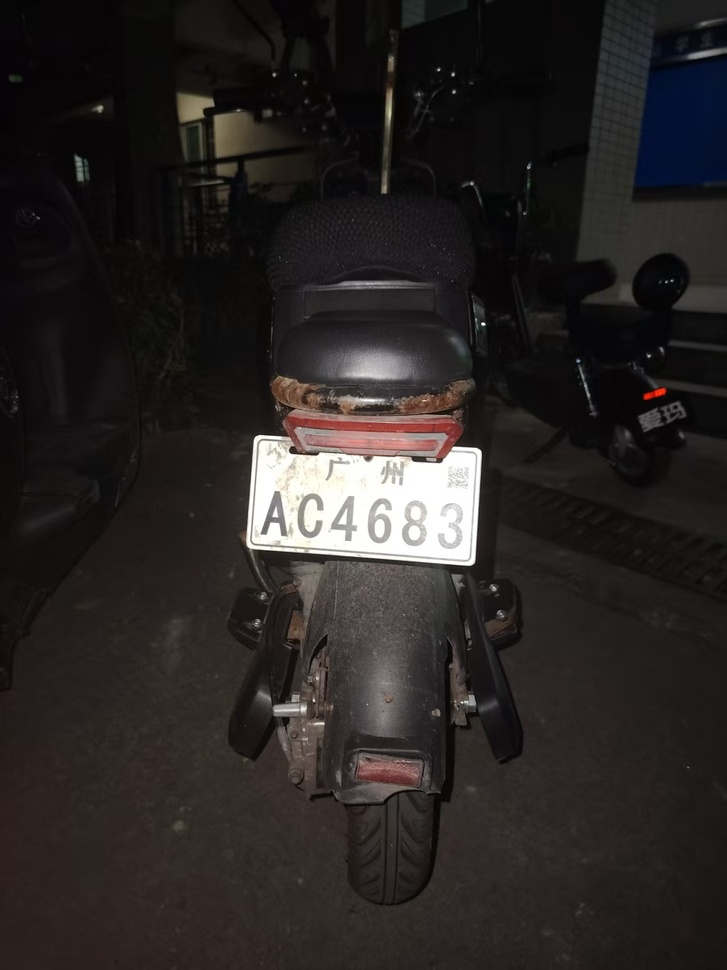
#> input picture car1.jpg, 727 x 970 px, shrunk from 1279 x 1706 before the run
$ python y-test-hough.py
#> lines starting #> are read from the running program, lines starting #| are printed output that depends on the picture; after the words box and inside, x2 and y2 are one past the last pixel; in counts of white or black regions, pixels touching at a corner belong together
#> the answer given: car1.jpg
import cv2
import numpy as np
import math
import os
import tkinter as tk
from tkinter import filedialog, messagebox
from matplotlib import pyplot as plt
import matplotlib

# 解决Windows中文乱码问题
matplotlib.rcParams['font.sans-serif'] = ['SimHei', 'Microsoft YaHei', 'DejaVu Sans']
matplotlib.rcParams['axes.unicode_minus'] = False

def process_license_plate(image_path):
    """
    处理车牌图片：矫正倾斜 + 提取车牌区域
    """
#> called with image_path = 'car1.jpg'
    # 1. 读取图片
    img = cv2.imread(image_path)
#> img is the input picture: shape (970, 727, 3); mean B, G, R 35.7, 37, 41
    if img is None:
        raise ValueError("无法读取图片")

    original = img.copy()
    height, width = img.shape[:2]
#> height = 970; width = 727

    # 2. 预处理
    gray = cv2.cvtColor(img, cv2.COLOR_BGR2GRAY)

    # 增强对比度
    clahe = cv2.createCLAHE(clipLimit=2.0, tileGridSize=(8,8))
    gray = clahe.apply(gray)
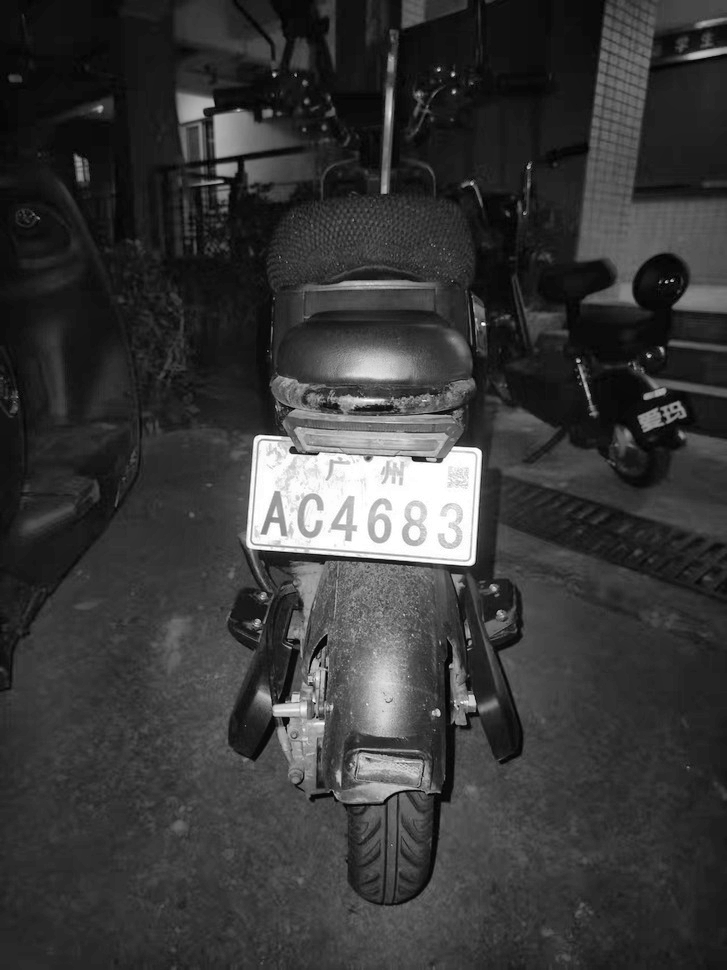
#> gray: shape (970, 727); min 1, max 255, mean 56.4

    # 高斯模糊减少噪声
    blurred = cv2.GaussianBlur(gray, (5, 5), 0)

    # 边缘检测
    edges = cv2.Canny(blurred, 50, 150, apertureSize=3)
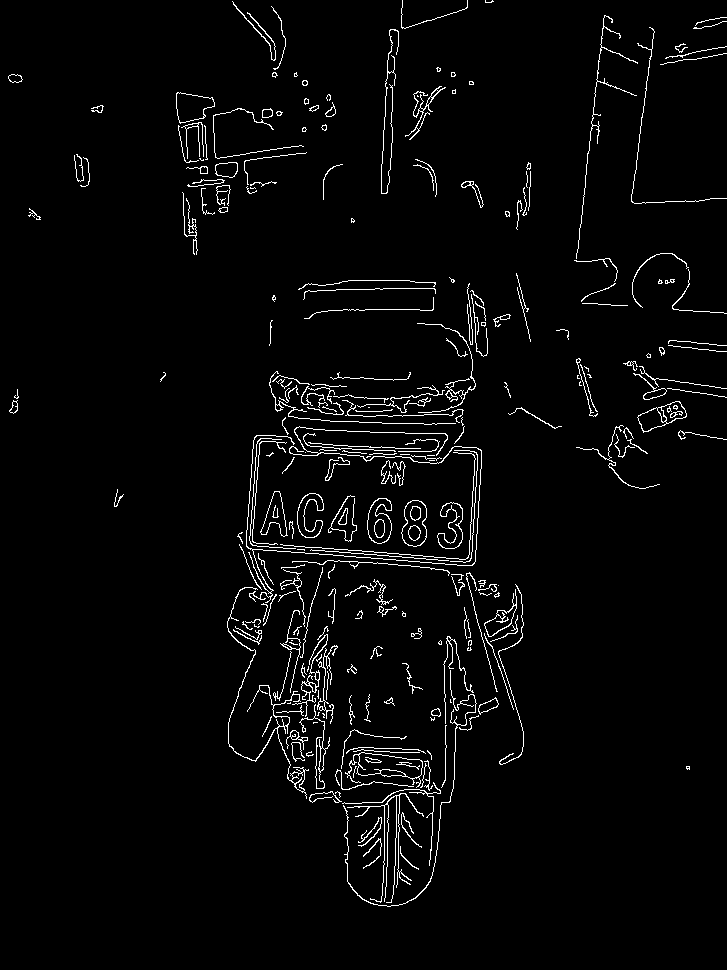
#> edges: shape (970, 727); 2.9% white in thin lines or dots

    # 3. 使用霍夫变换检测直线
    lines = cv2.HoughLinesP(edges, 1, np.pi/180, threshold=100,
                           minLineLength=50, maxLineGap=10)
#> lines = 37 rows, first 6: [381, 183, 387, 60], [467, 581, 476, 447], [311, 656, 324, 725], [475, 561, 481, 450], [416, 566, 420, 501], [242, 542, 433, 556]

    # 4. 分析直线角度
    angles = []
    if lines is not None:
        for line in lines:
            x1, y1, x2, y2 = line[0]
            angle = np.degrees(np.arctan2(y2 - y1, x2 - x1))

            if abs(angle) < 80 or abs(angle) > 100:
                angles.append(angle)
#> this loop made 37 passes
#> (x1, y1, x2, y2, angle) on passes 1 to 12: (381, 183, 387, 60, -87.21), (467, 581, 476, 447, -86.16), (311, 656, 324, 725, 79.33), (475, 561, 481, 450, -86.91), (416, 566, 420, 501, -86.48), (242, 542, 433, 556, 4.19), (261, 753, 293, 691, -62.7), (239, 545, 448, 560, 4.11), (636, 160, 654, 31, -82.06), (241, 548, 407, 560, 4.13), (325, 430, 428, 433, 1.67), (470, 575, 476, 471, -86.7)
#> after the loop, angles = [79.33, 4.19, -62.7, 4.11, 4.13, 1.67, -0.666, 75.26, -70.17, 1.83, 1.79, 74.58, 3.01, 73.04]

    # 5. 计算旋转角度
    if len(angles) > 0:
        angles = np.array(angles)
        rotation_angle = np.median(angles)
#> rotation_angle = 3.56

        if rotation_angle > 45:
            rotation_angle -= 90
        elif rotation_angle < -45:
            rotation_angle += 90
    else:
        rotation_angle = 0

    # 6. 旋转矫正
    if abs(rotation_angle) > 0.5:
        center = (width // 2, height // 2)
#> center = (363, 485)
        rotation_matrix = cv2.getRotationMatrix2D(center, rotation_angle, 1.0)
#> rotation_matrix = [[0.998, 0.0621, -29.41], [-0.0621, 0.998, 23.47]]
        cos = np.abs(rotation_matrix[0, 0])
#> cos = 0.998
        sin = np.abs(rotation_matrix[0, 1])
#> sin = 0.0621

        new_width = int((height * sin) + (width * cos))
#> new_width = 785
        new_height = int((height * cos) + (width * sin))
#> new_height = 1013

        rotation_matrix[0, 2] += (new_width / 2) - center[0]
        rotation_matrix[1, 2] += (new_height / 2) - center[1]

        corrected_img = cv2.warpAffine(img, rotation_matrix, (new_width, new_height),
                                       borderMode=cv2.BORDER_CONSTANT,
                                       borderValue=(0, 0, 0))
    else:
        corrected_img = img.copy()

    # 7. 检测并精确提取车牌区域
    plate_only = extract_plate_region(corrected_img)

    return original, corrected_img, plate_only, rotation_angle

def extract_plate_region(corrected_img):
    """
    精确提取车牌区域，去除背景
    """
    # 转换为HSV颜色空间，更好地分离颜色
    hsv = cv2.cvtColor(corrected_img, cv2.COLOR_BGR2HSV)
#> hsv: shape (1013, 785, 3); mean H, S, V 40.7, 43.8, 37.1

    # 定义蓝色车牌的HSV范围（中国车牌常见颜色）
    lower_blue = np.array([100, 50, 50])
    upper_blue = np.array([130, 255, 255])

    # 定义黄色车牌的HSV范围
    lower_yellow = np.array([20, 100, 100])
    upper_yellow = np.array([30, 255, 255])

    # 定义绿色车牌的HSV范围
    lower_green = np.array([40, 50, 50])
    upper_green = np.array([80, 255, 255])

    # 定义白色车牌的HSV范围
    lower_white = np.array([0, 0, 200])
    upper_white = np.array([180, 50, 255])

    # 尝试检测不同颜色的车牌
    masks = []
    for lower, upper in [(lower_blue, upper_blue), (lower_yellow, upper_yellow), (lower_green, upper_green), (lower_white, upper_white)]:
        mask = cv2.inRange(hsv, lower, upper)
        masks.append(mask)
#> after the loop, masks = 4 items

    # 合并所有颜色掩码
    color_mask = cv2.bitwise_or(masks[0], masks[1])
#> color_mask: shape (1013, 785); 0.48% white; 29 white regions (25 under 20 px), largest, box (x1, y1, x2, y2) and area: (651, 81, 724, 171) 3146, (648, 173, 719, 188) 379, (643, 74, 651, 93) 85, (640, 62, 652, 73) 75
    color_mask = cv2.bitwise_or(color_mask, masks[2])
    color_mask = cv2.bitwise_or(color_mask, masks[3])
#> color_mask: shape (1013, 785); 3% white; 61 white regions (49 under 20 px), largest, box (x1, y1, x2, y2) and area: (285, 463, 509, 580) 19208, (651, 81, 724, 171) 3146, (280, 463, 339, 577) 621

    # 形态学操作
    kernel = cv2.getStructuringElement(cv2.MORPH_RECT, (3, 3))
    color_mask = cv2.morphologyEx(color_mask, cv2.MORPH_CLOSE, kernel, iterations=2)
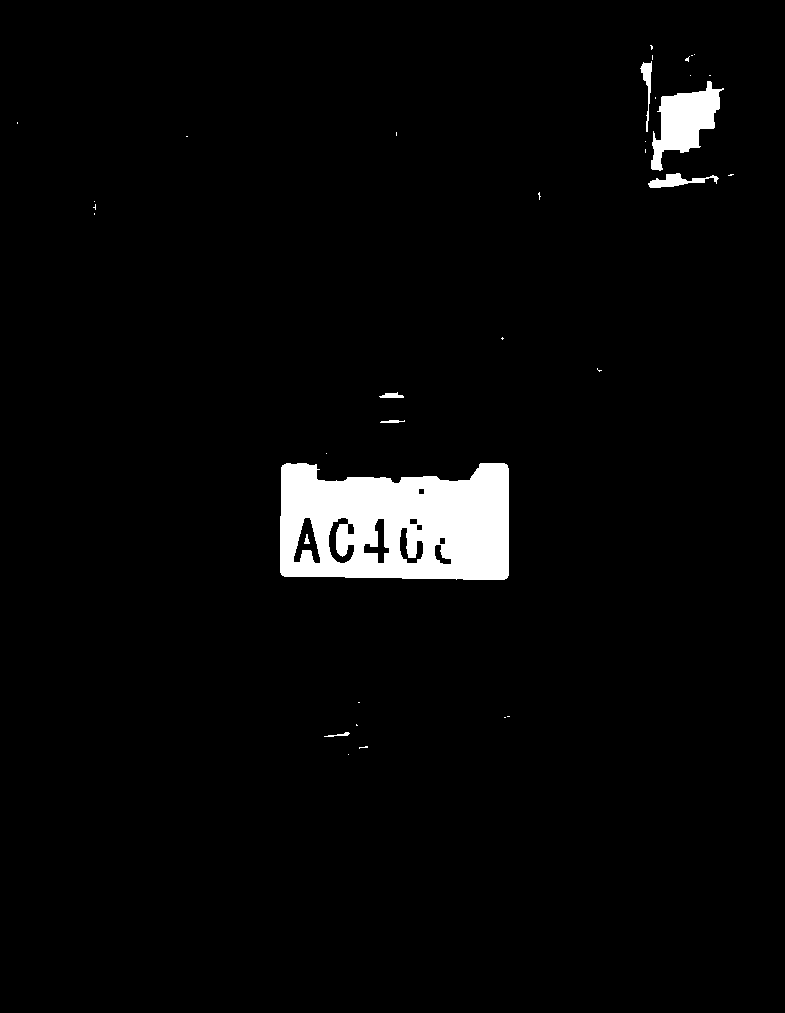
#> color_mask: shape (1013, 785); 3.3% white; 35 white regions (27 under 20 px), largest, box (x1, y1, x2, y2) and area: (280, 463, 509, 580) 21733, (651, 81, 724, 171) 3211, (648, 173, 719, 188) 473
    color_mask = cv2.morphologyEx(color_mask, cv2.MORPH_OPEN, kernel, iterations=1)
#> color_mask: shape (1013, 785); 3.2% white; 11 white regions (2 under 20 px), largest, box (x1, y1, x2, y2) and area: (280, 463, 509, 580) 21722, (651, 81, 720, 170) 3182, (649, 173, 688, 188) 354

    # 使用边缘检测作为备用方案
    gray = cv2.cvtColor(corrected_img, cv2.COLOR_BGR2GRAY)
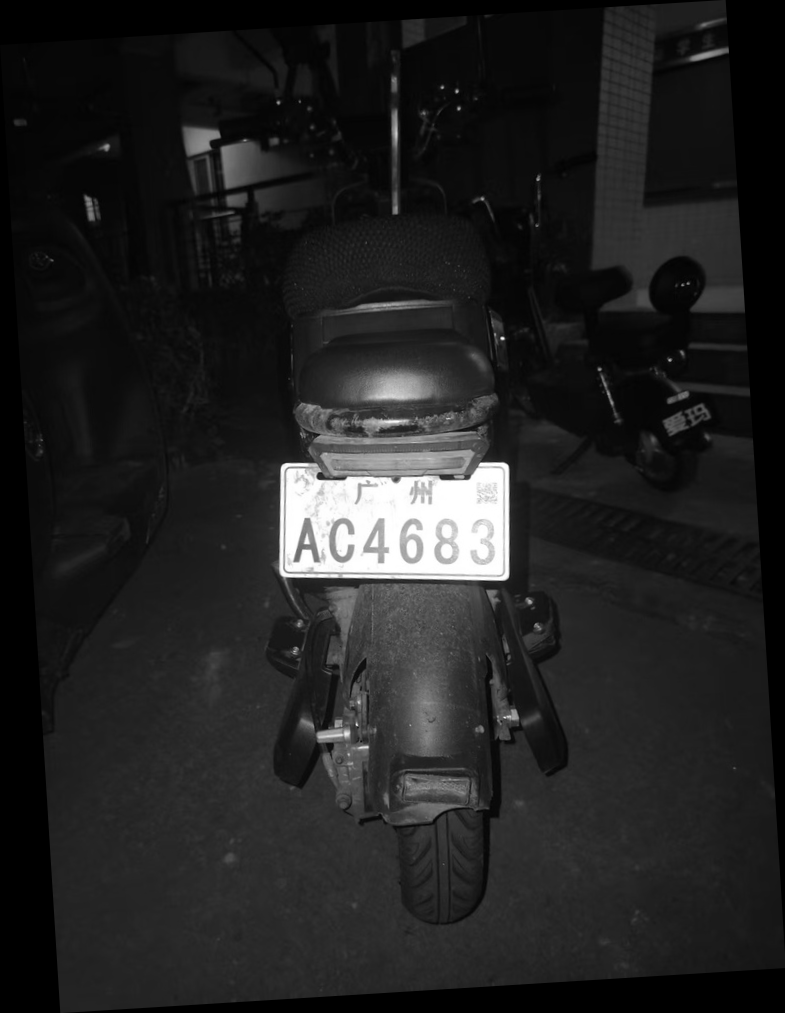
#> gray: shape (1013, 785); min 0, max 255, mean 33.8
    edges = cv2.Canny(gray, 50, 150)
#> edges: shape (1013, 785); 2.5% white in thin lines or dots
    kernel_edge = cv2.getStructuringElement(cv2.MORPH_RECT, (3, 3))
    edges = cv2.morphologyEx(edges, cv2.MORPH_CLOSE, kernel_edge, iterations=2)
#> edges: shape (1013, 785); 5% white; 75 white regions (25 under 20 px), largest, box (x1, y1, x2, y2) and area: (270, 392, 569, 925) 26952, (320, 299, 453, 326) 1047, (590, 0, 745, 314) 1035

    # 合并颜色和边缘信息
    combined_mask = cv2.bitwise_or(color_mask, edges)
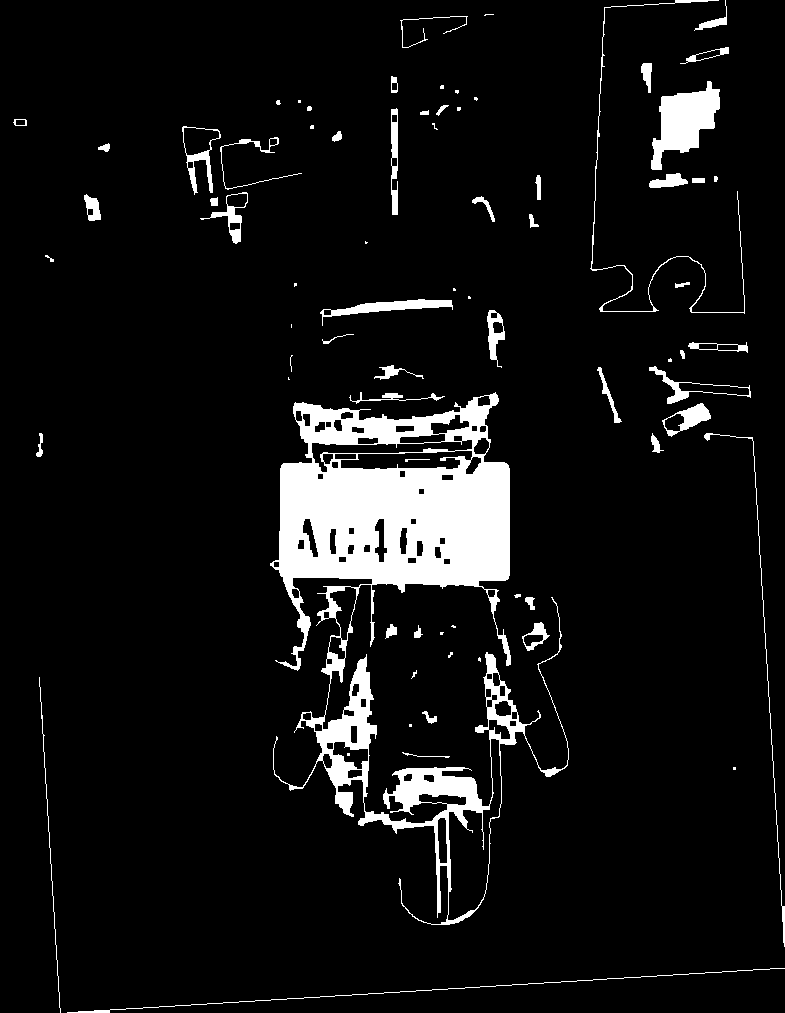
#> combined_mask: shape (1013, 785); 7.4% white; 76 white regions (25 under 20 px)

    # 查找轮廓
    contours, _ = cv2.findContours(combined_mask, cv2.RETR_EXTERNAL, cv2.CHAIN_APPROX_SIMPLE)
#> contours = 74 contours, 32 with area under 20; largest, box (x1, y1, x2, y2) and area: (270, 392, 569, 925) 55628, (651, 81, 720, 170) 3031, (182, 126, 221, 195) 1159, (320, 299, 453, 326) 934, (649, 366, 751, 404) 911

    # 寻找最佳车牌轮廓
    best_contour = None
    best_score = 0

    for contour in contours:
        x, y, w, h = cv2.boundingRect(contour)

        # 计算特征
        aspect_ratio = w / h if h > 0 else 0
        area = w * h
        solidity = area / (cv2.contourArea(contour) + 1e-6)

        # 车牌特征评分
        score = 0

        # 宽高比评分（车牌通常为3.14:1左右）
        if 2.5 < aspect_ratio < 4.5:
            score += 3
        elif 2.0 < aspect_ratio < 5.0:
            score += 1

        # 面积评分
        img_area = corrected_img.shape[0] * corrected_img.shape[1]
        if 0.01 < area / img_area < 0.3:  # 车牌面积占图像的1%-30%
            score += 2

        # 实心度评分
        if solidity > 0.6:
            score += 1

        # 更新最佳轮廓
        if score > best_score:
            best_score = score
            best_contour = contour
#> this loop made 74 passes
#> (x, y, w, h, aspect_ratio, area, solidity, score) on passes 1, 25: (67, 968, 718, 45, 15.96, 32310, 687.4, 3), (649, 366, 102, 38, 2.68, 3876, 4.25, 4)
#> (contour, x, y, w, h, aspect_ratio, area, solidity) on pass 46: ([[692, 178], [692, 182], [704, 182], [704, 178]], 692, 178, 13, 5, 2.6, 65, 1.35)

    # 如果没有找到合适的轮廓，尝试使用灰度阈值
    if best_contour is None or best_score < 3:
        # 使用自适应阈值
        binary = cv2.adaptiveThreshold(gray, 255,
                                      cv2.ADAPTIVE_THRESH_GAUSSIAN_C,
                                      cv2.THRESH_BINARY_INV, 11, 2)

        kernel = cv2.getStructuringElement(cv2.MORPH_RECT, (3, 3))
        binary = cv2.morphologyEx(binary, cv2.MORPH_CLOSE, kernel, iterations=2)

        contours, _ = cv2.findContours(binary, cv2.RETR_EXTERNAL, cv2.CHAIN_APPROX_SIMPLE)

        for contour in contours:
            x, y, w, h = cv2.boundingRect(contour)
            aspect_ratio = w / h if h > 0 else 0
            area = w * h

            if 2.5 < aspect_ratio < 4.5 and area > 1000:
                score = 3
                if score > best_score:
                    best_score = score
                    best_contour = contour

    # 提取车牌区域
    if best_contour is not None and best_score >= 3:
        # 获取最小外接矩形
        rect = cv2.minAreaRect(best_contour)
        box = cv2.boxPoints(rect)
        box = np.intp(box)

        # 排序四个点
        def order_points(pts):
            rect = np.zeros((4, 2), dtype="float32")
            s = pts.sum(axis=1)
            rect[0] = pts[np.argmin(s)]
            rect[2] = pts[np.argmax(s)]

            diff = np.diff(pts, axis=1)
            rect[1] = pts[np.argmin(diff)]
            rect[3] = pts[np.argmax(diff)]
            return rect

        ordered_box = order_points(box)

        # 计算宽度和高度
        widthA = np.linalg.norm(ordered_box[0] - ordered_box[1])
        widthB = np.linalg.norm(ordered_box[2] - ordered_box[3])
        maxWidth = max(int(widthA), int(widthB))

        heightA = np.linalg.norm(ordered_box[0] - ordered_box[3])
        heightB = np.linalg.norm(ordered_box[1] - ordered_box[2])
        maxHeight = max(int(heightA), int(heightB))

        # 目标点
        dst = np.array([
            [0, 0],
            [maxWidth - 1, 0],
            [maxWidth - 1, maxHeight - 1],
            [0, maxHeight - 1]], dtype="float32")

        # 透视变换
        M = cv2.getPerspectiveTransform(ordered_box, dst)
        plate_only = cv2.warpPerspective(corrected_img, M, (maxWidth, maxHeight))

        # 确保车牌方向正确（宽度>高度）
        if plate_only.shape[0] > plate_only.shape[1]:
            plate_only = cv2.rotate(plate_only, cv2.ROTATE_90_CLOCKWISE)

        # 添加边界
        border_size = 5
        plate_only = cv2.copyMakeBorder(plate_only, border_size, border_size,
                                       border_size, border_size,
                                       cv2.BORDER_CONSTANT, value=(255, 255, 255))
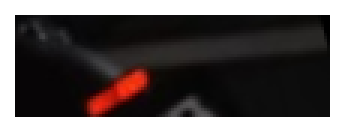
#> plate_only: shape (44, 115, 3) (shown 3 times larger); mean B, G, R 87.3, 87.9, 94

        return plate_only
    else:
        # 如果没有找到车牌，返回整个图片
        print("未检测到车牌区域，返回完整图片")
        return corrected_img

def visualize_results(original, corrected, plate_only, angle):
    """可视化处理结果"""
#> called with angle = 3.56
    fig, axes = plt.subplots(1, 3, figsize=(15, 5))

    # 原始图片
    axes[0].imshow(cv2.cvtColor(original, cv2.COLOR_BGR2RGB))
    axes[0].set_title(f'原始图片\n尺寸: {original.shape[1]}x{original.shape[0]}')
    axes[0].axis('off')

    # 矫正后的图片
    axes[1].imshow(cv2.cvtColor(corrected, cv2.COLOR_BGR2RGB))
    axes[1].set_title(f'矫正后图片\n旋转角度: {angle:.2f}度')
    axes[1].axis('off')

    # 只包含车牌的图片
    axes[2].imshow(cv2.cvtColor(plate_only, cv2.COLOR_BGR2RGB))
    axes[2].set_title(f'提取的车牌\n尺寸: {plate_only.shape[1]}x{plate_only.shape[0]}')
    axes[2].axis('off')

    plt.tight_layout()
    plt.show()
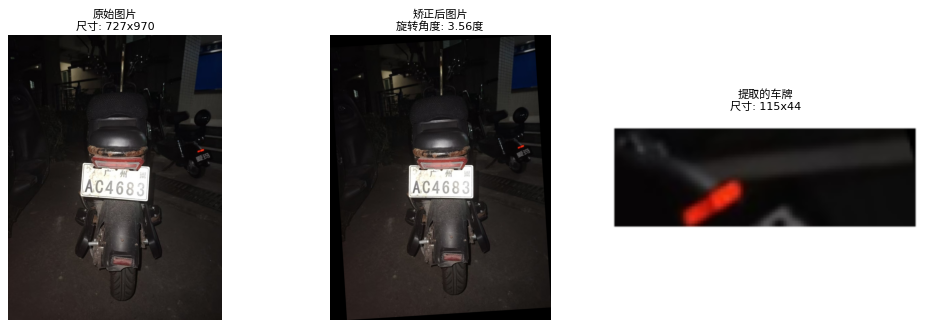
#> figure drawn by matplotlib, 3 panels

def main():
    """主程序"""
    # 设置默认打开路径
    current_dir = os.path.dirname(os.path.abspath(__file__))
    test_dir = os.path.join(current_dir, 'test')

    if not os.path.exists(test_dir):
        test_dir = current_dir
        print(f"注意: 'test' 文件夹不存在，使用当前目录: {test_dir}")

    # 创建Tkinter根窗口
    root = tk.Tk()
    root.withdraw()  # 隐藏主窗口

    # 打开文件选择对话框
    image_path = filedialog.askopenfilename(
        title="选择车牌图片",
        initialdir=test_dir,
        filetypes=[("图片文件", "*.jpg *.jpeg *.png *.bmp"), ("所有文件", "*.*")]
    )

    if not image_path:
        print("未选择图片，程序退出")
        return

    try:
        # 处理图片
        print("正在处理图片...")
        original, corrected, plate_only, angle = process_license_plate(image_path)

        # 显示结果
        visualize_results(original, corrected, plate_only, angle)

        # 询问是否保存结果
        root.deiconify()  # 显示窗口
        save_result = messagebox.askyesno("保存结果", "是否保存处理结果？")

        if save_result:
            # 获取保存路径
            save_dir = filedialog.askdirectory(
                title="选择保存文件夹",
                initialdir=os.path.dirname(image_path)
            )
#> the answer given: .

            if save_dir:
                # 生成文件名
                base_name = os.path.splitext(os.path.basename(image_path))[0]
                corrected_path = os.path.join(save_dir, f"{base_name}_corrected.jpg")
                # 保存图片
                cv2.imwrite(corrected_path, corrected)

                print(f"结果已保存:")
        root.destroy()

    except Exception as e:
        print(f"处理过程中发生错误: {e}")
        root.destroy()

if __name__ == "__main__":
    main()
